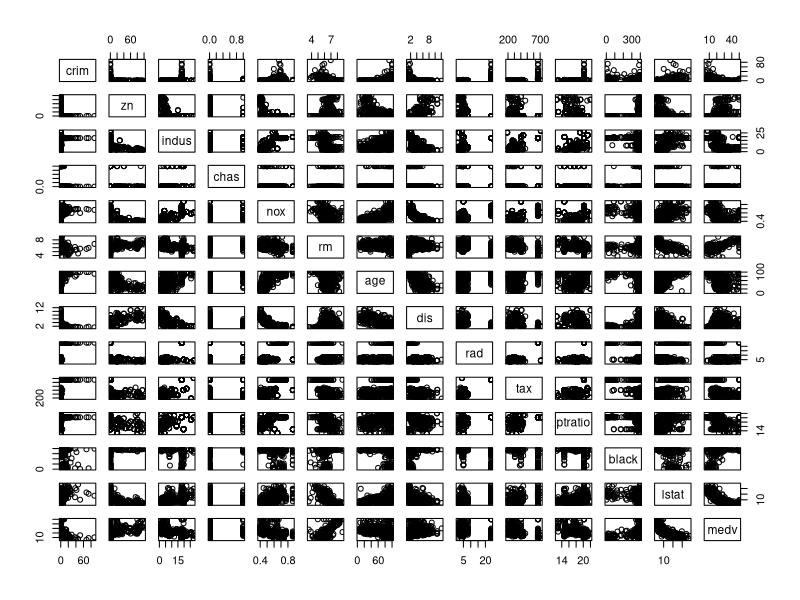
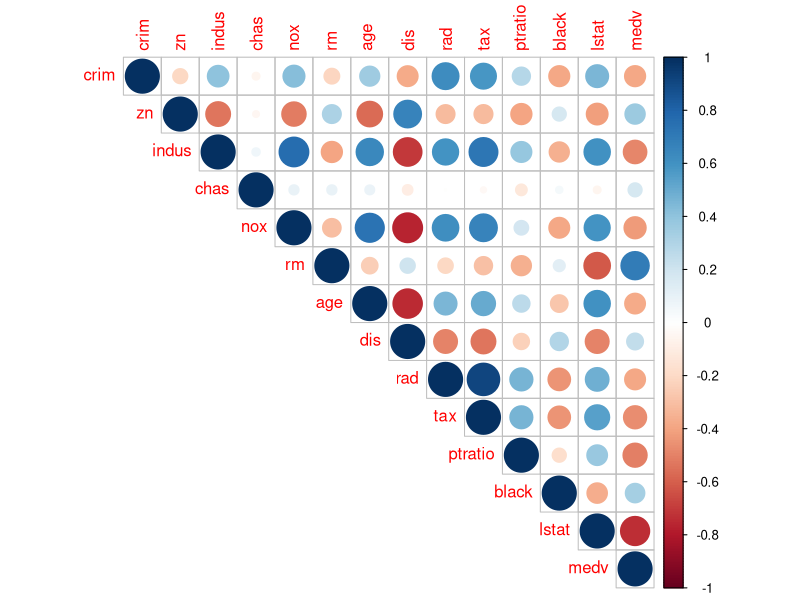

The R source for these figures, in order: (Note: this script raises an error after producing the figures.)
## ---- chunk 1
knitr::opts_chunk$set(echo = TRUE)
## ---- chunk 2
library(MASS)
data("Boston")
## ---- chunk 3
str(Boston)
summary(Boston)
## ---- chunk 4
pairs(Boston)
## ---- chunk 5
library(dplyr)
library(corrplot)
cor_matrix<-cor(Boston) 

# print the correlation matrix
cor_matrix %>% round(2)

# visualize the correlation matrix
corrplot(cor_matrix, method="circle", type="upper")
## ---- chunk 6
scaled <- scale(Boston)
summary(scaled)
cor(scaled)
## ---- chunk 7

scaled_crim <- scale(boston_scaled$crim)

bins <- quantile(scaled_crim)
bins

# create a categorical variable 'crime'
crime <- cut(scaled_crim, breaks = bins, include.lowest = TRUE, label = c("low", "med_low", "med_high", "high") )
table(crime)
# look at the table of the new factor crime
crime

# remove original crim from the dataset
boston_scaled <- dplyr::select(boston_scaled, -crim)

# add the new categorical value to scaled data
boston_scaled <- data.frame(boston_scaled, crime)


